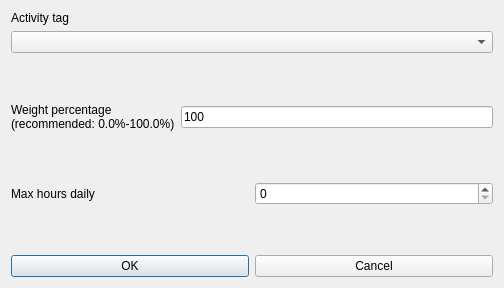
<?xml version="1.0" encoding="UTF-8"?>
<ui version="4.0">
 <class>ModifyConstraintTeachersActivityTagMaxHoursDailyRealDaysForm_template</class>
 <widget class="QDialog" name="ModifyConstraintTeachersActivityTagMaxHoursDailyRealDaysForm_template">
  <property name="geometry">
   <rect>
    <x>0</x>
    <y>0</y>
    <width>504</width>
    <height>288</height>
   </rect>
  </property>
  <property name="windowTitle">
   <string extracomment="This is the title of the dialog to modify a constraint of this type">Modify teachers activity tag max hours daily real days</string>
  </property>
  <layout class="QGridLayout" name="gridLayout">
   <item row="0" column="0">
    <layout class="QGridLayout">
     <item row="2" column="0">
      <widget class="QLabel" name="activityTagTextLabel">
       <property name="frameShape">
        <enum>QFrame::NoFrame</enum>
       </property>
       <property name="frameShadow">
        <enum>QFrame::Plain</enum>
       </property>
       <property name="text">
        <string>Activity tag</string>
       </property>
       <property name="wordWrap">
        <bool>false</bool>
       </property>
      </widget>
     </item>
     <item row="3" column="0">
      <widget class="QComboBox" name="activityTagsComboBox">
       <property name="editable">
        <bool>false</bool>
       </property>
       <property name="insertPolicy">
        <enum>QComboBox::NoInsert</enum>
       </property>
       <property name="duplicatesEnabled">
        <bool>false</bool>
       </property>
      </widget>
     </item>
    </layout>
   </item>
   <item row="1" column="0">
    <spacer name="spacer7">
     <property name="orientation">
      <enum>Qt::Vertical</enum>
     </property>
     <property name="sizeType">
      <enum>QSizePolicy::Expanding</enum>
     </property>
     <property name="sizeHint" stdset="0">
      <size>
       <width>20</width>
       <height>21</height>
      </size>
     </property>
    </spacer>
   </item>
   <item row="2" column="0">
    <layout class="QHBoxLayout" name="horizontalLayout_2">
     <item>
      <widget class="QLabel" name="weightTextLabel">
       <property name="frameShape">
        <enum>QFrame::NoFrame</enum>
       </property>
       <property name="frameShadow">
        <enum>QFrame::Plain</enum>
       </property>
       <property name="text">
        <string>Weight percentage
(recommended: 0.0%-100.0%)</string>
       </property>
       <property name="wordWrap">
        <bool>false</bool>
       </property>
      </widget>
     </item>
     <item>
      <widget class="QLineEdit" name="weightLineEdit">
       <property name="text">
        <string notr="true">100</string>
       </property>
      </widget>
     </item>
    </layout>
   </item>
   <item row="3" column="0">
    <spacer name="verticalSpacer">
     <property name="orientation">
      <enum>Qt::Vertical</enum>
     </property>
     <property name="sizeHint" stdset="0">
      <size>
       <width>20</width>
       <height>40</height>
      </size>
     </property>
    </spacer>
   </item>
   <item row="4" column="0">
    <layout class="QHBoxLayout" name="horizontalLayout">
     <item>
      <widget class="QLabel" name="maxHoursTextLabel">
       <property name="frameShape">
        <enum>QFrame::NoFrame</enum>
       </property>
       <property name="frameShadow">
        <enum>QFrame::Plain</enum>
       </property>
       <property name="text">
        <string>Max hours daily</string>
       </property>
       <property name="wordWrap">
        <bool>false</bool>
       </property>
      </widget>
     </item>
     <item>
      <widget class="QSpinBox" name="maxHoursSpinBox"/>
     </item>
    </layout>
   </item>
   <item row="5" column="0">
    <spacer name="verticalSpacer_2">
     <property name="orientation">
      <enum>Qt::Vertical</enum>
     </property>
     <property name="sizeHint" stdset="0">
      <size>
       <width>20</width>
       <height>40</height>
      </size>
     </property>
    </spacer>
   </item>
   <item row="6" column="0">
    <layout class="QHBoxLayout">
     <item>
      <widget class="QPushButton" name="okPushButton">
       <property name="text">
        <string>OK</string>
       </property>
      </widget>
     </item>
     <item>
      <widget class="QPushButton" name="cancelPushButton">
       <property name="text">
        <string>Cancel</string>
       </property>
      </widget>
     </item>
    </layout>
   </item>
  </layout>
 </widget>
 <layoutdefault spacing="6" margin="11"/>
 <resources/>
 <connections/>
</ui>
